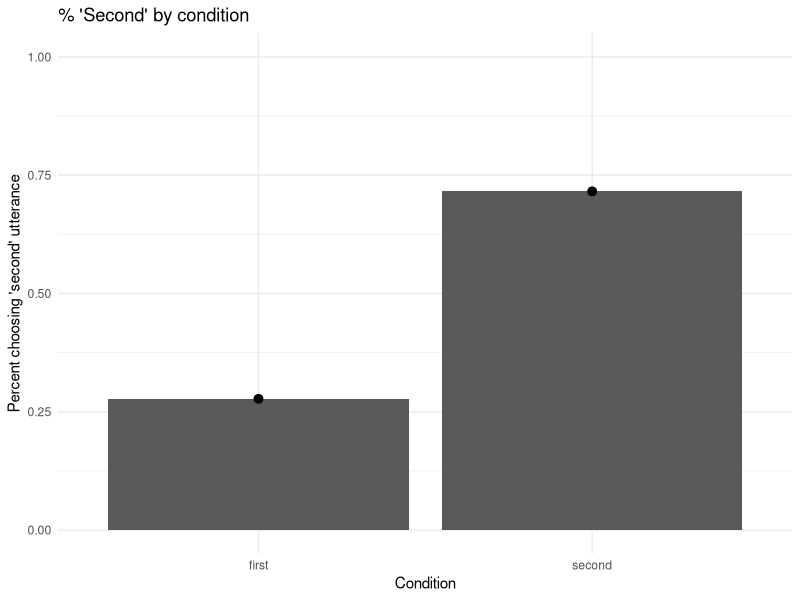

The R source for this figure: (Note: this script raises an error after producing the figure.)
## ---- chunk 1
library(tidyverse)
library(forcats)
library(lme4)
## ---- chunk 2
coded = read.csv("../../data/exp1/exp1_critical.csv")

## ---- chunk 3
mean(coded$correct)
sd(coded$correct)
## ---- chunk 4
coded %>%
  ggplot(aes(x = answer, y = button_pressed)) +
  geom_bar(stat="summary", position="dodge", fun.y="mean") +
  stat_summary (fun.y = function(x){mean(x)},
                fun.ymin = function(x){mean(x) - 1*sd(x)/sqrt(length(x))},
                fun.ymax = function(x){mean(x) + 1*sd(x)/sqrt(length(x))},
                geom= 'pointrange', 
                position=position_dodge(width=0.95)) +
  theme_minimal() +
  ggtitle("% 'Second' by condition") +
  xlab("Condition") +
  ylab("Percent choosing 'second' utterance") +
  scale_y_continuous(limits = c(0, 1))
## ---- chunk 5
m1 = glmer(data=coded, response ~ answer + (1 + answer | stimNum) +
             (1 + answer | subject),
           control=glmerControl(optimizer="bobyqa"),
         family=binomial())

m1.reduced =glmer(data=coded, response ~ (1 + answer | stimNum) +
                    (1 + answer | subject),
                  control=glmerControl(optimizer="bobyqa"),
                    family=binomial())

anova(m1,m1.reduced)
## ---- chunk 6
coded %>%
  ggplot(aes(x = speaker, y = correct, fill = form)) +
  geom_bar(stat="summary", position="dodge", fun.y="mean") +
  stat_summary (fun.y = function(x){mean(x)},
                fun.ymin = function(x){mean(x) - 1*sd(x)/sqrt(length(x))},
                fun.ymax = function(x){mean(x) + 1*sd(x)/sqrt(length(x))},
                geom= 'pointrange', 
                position=position_dodge(width=0.95)) +
  theme_minimal() +
  labs(x = "Speaker",
       y = "Accuracy",
       title = "Accuracy by form and speaker") +
  geom_hline(yintercept=.5, colour="black", linetype="dotted")
## ---- chunk 7

m1 = glmer(data=coded, correct ~ form*speaker + (1 + speaker | stimNum) +
             (1 + form | subject),
           control=glmerControl(optimizer="bobyqa"),
         family=binomial())

m1.reduced =glmer(data=coded, correct ~ form + speaker + (1 + speaker | stimNum) +
                    (1 + form | subject),
                  control=glmerControl(optimizer="bobyqa"),
                    family=binomial())

m1.reduced.form = glmer(data=coded, correct ~ form + (1 + speaker | stimNum) +
                    (1 + form | subject),
                  control=glmerControl(optimizer="bobyqa"),
                    family=binomial())

m1.reduced.speaker = glmer(data=coded, correct ~ speaker + (1 + speaker | stimNum) +
                    (1 + form | subject),
                  control=glmerControl(optimizer="bobyqa"),
                    family=binomial())

m1.null = glmer(data=coded, correct ~ (1 + speaker | stimNum) +
                    (1 + form | subject),
                  control=glmerControl(optimizer="bobyqa"),
                    family=binomial())


## ---- chunk 8
anova(m1, m1.reduced)
anova(m1.reduced, m1.reduced.form)
anova(m1.reduced, m1.reduced.speaker)
anova(m1.reduced.form, m1.null)
anova(m1.reduced.speaker, m1.null)
## ---- chunk 9
summ.prosody <- coded %>% group_by(subject, speaker, form) %>% summarise(accuracy = mean(correct))

s = table(summ.prosody$subject, summ.prosody$speaker)

summ.prosody %>%
  ggplot(aes(x = factor(speaker),
             y = factor(subject),
             fill = accuracy)) +
  geom_tile() +
  facet_grid(~form)

summ.prosody %>%
  ggplot(aes(x = speaker,
             y = accuracy,
             fill = form)) +
  geom_boxplot() +
  labs(x = "Speaker",
       y = "Accuracy",
       title = "Accuracy by speaker and form") +
  geom_hline(yintercept = .5, colour = "red", linetype = "dotted") +
  theme_minimal()

  
ggplot(data=summ.prosody, aes(x=accuracy, fill=form)) +
  geom_density(alpha=.7) +
  theme_minimal() +
  geom_vline(xintercept = .5, colour="black", linetype="dotted") +
  facet_grid(~speaker)
## ---- chunk 10
coded %>%
  ggplot(aes(x=Order, y=correct)) +
  geom_point(stat="summary", fun.y="mean") + 
  stat_summary (fun.y = function(x){mean(x)},
                fun.ymin = function(x){mean(x) - 1*sd(x)/sqrt(length(x))},
                fun.ymax = function(x){mean(x) + 1*sd(x)/sqrt(length(x))},
                geom= 'pointrange', 
                position=position_dodge(width=0.95)) +
  theme_minimal() +
  xlab("Order") +
  ylab("Accuracy") +
  geom_smooth(method = "lm") +
  scale_y_continuous(limits=c(0, 1)) +
  geom_vline(xintercept = c(12, 24, 36, 48), linetype = "dotted")

## ---- chunk 11


m1.order =glmer(data=coded, correct ~ Order + (1 | stimNum) +
                    (1 | subject),
                  control=glmerControl(optimizer="bobyqa"),
                  family=binomial())
m1.null =glmer(data=coded, correct ~ (1 | stimNum) +
                    (1 | subject),
                  control=glmerControl(optimizer="bobyqa"),
                  family=binomial())
anova(m1.order,m1.null)
## ---- chunk 12

coded$order_by_block = coded$Order %% 12
table(coded$order_by_block)




m1.order_with_speaker_interaction =glmer(data=coded, correct ~ order_by_block * speaker + (1 | stimNum) +
                    (1 | subject),
                  control=glmerControl(optimizer="bobyqa"),
                  family=binomial())

m1.order_plus_speaker =glmer(data=coded, correct ~ order_by_block + speaker + (1 | stimNum) +
                    (1 | subject),
                  control=glmerControl(optimizer="bobyqa"),
                  family=binomial())


m1.only_speaker =glmer(data=coded, correct ~ speaker + (1 | stimNum) +
                    (1 | subject),
                  control=glmerControl(optimizer="bobyqa"),
                  family=binomial())

m1.order_by_block =glmer(data=coded, correct ~ order_by_block + (1 | stimNum) +
                    (1 | subject),
                  control=glmerControl(optimizer="bobyqa"),
                  family=binomial())

m1.null =glmer(data=coded, correct ~ (1 | stimNum) +
                    (1 | subject),
                  control=glmerControl(optimizer="bobyqa"),
                  family=binomial())

anova(m1.order_with_speaker_interaction, m1.order_plus_speaker)
anova(m1.order_plus_speaker, m1.only_speaker)
anova(m1.order_by_block, m1.null)
## ---- chunk 13
coded %>%
  ggplot(aes(x=order_by_block, y=correct)) +
  geom_point(stat="summary", fun.y="mean") + 
  stat_summary (fun.y = function(x){mean(x)},
                fun.ymin = function(x){mean(x) - 1*sd(x)/sqrt(length(x))},
                fun.ymax = function(x){mean(x) + 1*sd(x)/sqrt(length(x))},
                geom= 'pointrange', 
                position=position_dodge(width=0.95)) +
  theme_minimal() +
  xlab("Order by block") +
  ylab("Accuracy") +
  geom_smooth(method = "lm") +
  scale_y_continuous(limits=c(0, 1))
